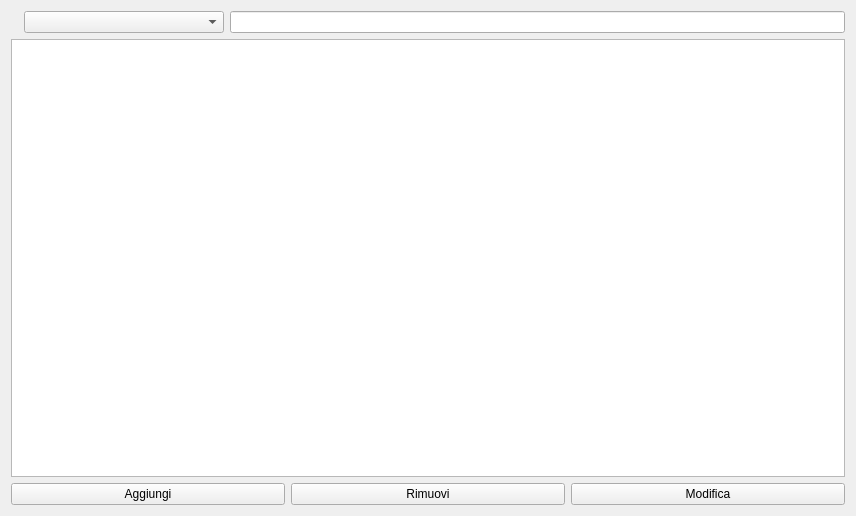
<?xml version="1.0" encoding="UTF-8"?>
<ui version="4.0">
 <class>ContactsForm</class>
 <widget class="QWidget" name="ContactsForm">
  <property name="geometry">
   <rect>
    <x>0</x>
    <y>0</y>
    <width>856</width>
    <height>516</height>
   </rect>
  </property>
  <property name="windowTitle">
   <string>Form</string>
  </property>
  <layout class="QVBoxLayout" name="verticalLayout">
   <item>
    <layout class="QHBoxLayout" name="horizontalLayout_2">
     <item>
      <widget class="QLabel" name="label">
       <property name="pixmap">
        <pixmap resource="resources.qrc">:/pixmaps/filter.png</pixmap>
       </property>
      </widget>
     </item>
     <item>
      <widget class="QComboBox" name="categoryFilter">
       <property name="minimumSize">
        <size>
         <width>200</width>
         <height>0</height>
        </size>
       </property>
      </widget>
     </item>
     <item>
      <widget class="QLineEdit" name="contactsFilter"/>
     </item>
    </layout>
   </item>
   <item>
    <widget class="QTableView" name="contactView">
     <property name="editTriggers">
      <set>QAbstractItemView::AnyKeyPressed</set>
     </property>
     <property name="alternatingRowColors">
      <bool>true</bool>
     </property>
     <property name="selectionBehavior">
      <enum>QAbstractItemView::SelectRows</enum>
     </property>
     <property name="showGrid">
      <bool>false</bool>
     </property>
     <attribute name="verticalHeaderVisible">
      <bool>false</bool>
     </attribute>
    </widget>
   </item>
   <item>
    <layout class="QHBoxLayout" name="horizontalLayout">
     <item>
      <widget class="QPushButton" name="addContactButton">
       <property name="text">
        <string>Aggiungi</string>
       </property>
       <property name="icon">
        <iconset resource="resources.qrc">
         <normaloff>:/pixmaps/user_add.png</normaloff>:/pixmaps/user_add.png</iconset>
       </property>
       <property name="iconSize">
        <size>
         <width>32</width>
         <height>32</height>
        </size>
       </property>
      </widget>
     </item>
     <item>
      <widget class="QPushButton" name="delContactButton">
       <property name="text">
        <string>Rimuovi</string>
       </property>
       <property name="icon">
        <iconset resource="resources.qrc">
         <normaloff>:/pixmaps/user_delete.png</normaloff>:/pixmaps/user_delete.png</iconset>
       </property>
       <property name="iconSize">
        <size>
         <width>32</width>
         <height>32</height>
        </size>
       </property>
      </widget>
     </item>
     <item>
      <widget class="QPushButton" name="updateButton">
       <property name="text">
        <string>Modifica</string>
       </property>
       <property name="icon">
        <iconset resource="resources.qrc">
         <normaloff>:/pixmaps/user_edit.png</normaloff>:/pixmaps/user_edit.png</iconset>
       </property>
       <property name="iconSize">
        <size>
         <width>32</width>
         <height>32</height>
        </size>
       </property>
      </widget>
     </item>
    </layout>
   </item>
  </layout>
  <action name="actionEditContact">
   <property name="icon">
    <iconset resource="resources.qrc">
     <normaloff>:/pixmaps/user_edit.png</normaloff>:/pixmaps/user_edit.png</iconset>
   </property>
   <property name="text">
    <string>Edit Contact</string>
   </property>
  </action>
 </widget>
 <resources>
  <include location="resources.qrc"/>
 </resources>
 <connections/>
</ui>
